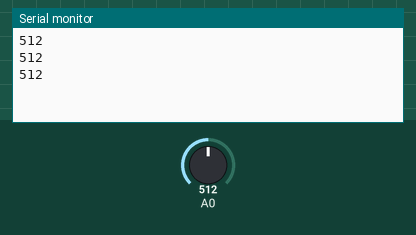
The sketch below on a simulated Arduino Uno, built with avr-gcc and run on an emulated ATmega328P. On the bench: the last lines printed to the serial monitor. The test bench sets the inputs (shaded band); at power-on: A0 = 512.

Above: at 1.3 s.
1.4 s: A0 set to 716
At 1.9 s:
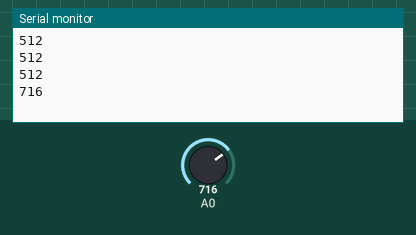
2.9 s: A0 set to 900
At 3.4 s:
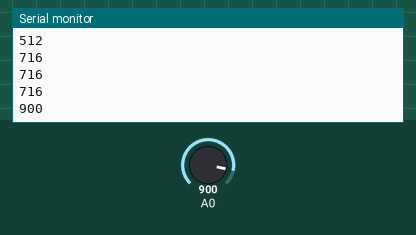
Timing chart, 0 to 5.9 s (numbered marks = the images above; inputs shaded):
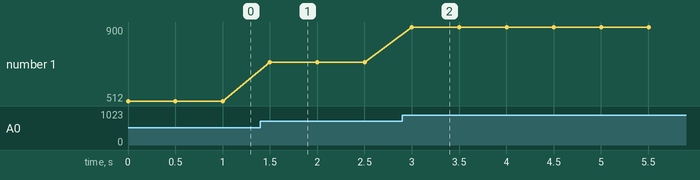

Measured:
- after the input at 1.4 s, the serial monitor: prints a new line after 0.10 s (image 1)
- after the input at 2.9 s, the serial monitor: prints a new line after 0.10 s (image 2)
- plotted number 1: 512 → 716 after the input at 1.4 s, 716 → 900 after the input at 2.9 s

The sketch:

sketch_sep25a.ino
```cpp
void setup()
{
  pinMode(A0,INPUT);
  Serial.begin(9600);
}

void loop()
{
 Serial.print(analogRead(A0));
 Serial.println("\n");
 delay(500);
 }
 /*wont work for built in led bcuz of analog to dig conversion*/
```
